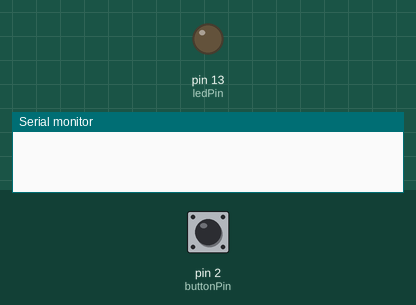
Simulated run of this sketch. Board: Arduino Uno, built with avr-gcc and run on an emulated ATmega328P. Parts: output pins drawn as LEDs (lit = HIGH), the last lines printed to the serial monitor. The inputs (shaded band) are chosen by the test bench; at power-on: pin 2 (buttonPin) LOW.

Above: at 1.2 s.
1.3 s: pin 2 (buttonPin) pulled HIGH for 0.15 s
At 1.7 s:
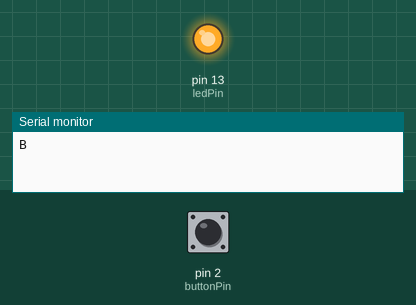
3.3 s: pin 2 (buttonPin) pulled HIGH for 3.2 s
At 6.8 s:
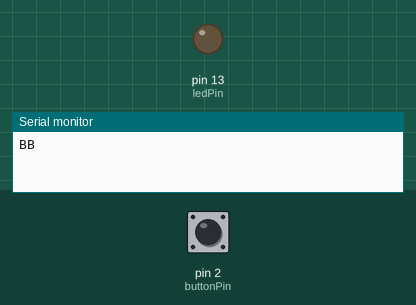
Timing chart, 0 to 8.3 s (numbered marks = the images above; inputs shaded):
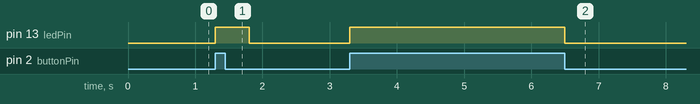

The sketch:

custom_btn.ino
```cpp
const int buttonPin = 2;     // the number of the pushbutton pin
const int ledPin =  13;      // the number of the LED pin

// variables will change:
int buttonState = 0;         // variable for reading the pushbutton status
boolean BUTTON_PRESSED = false;


void setup() {
  pinMode(ledPin, OUTPUT);
  pinMode(buttonPin, INPUT);

  Serial.begin(9600);
}

void loop(){
  buttonState = digitalRead(buttonPin);
  if (buttonState == HIGH && BUTTON_PRESSED == false) {
    BUTTON_PRESSED = true;
    digitalWrite(ledPin, HIGH);
    Serial.print('B');
    delay(500);

  }else if(buttonState == HIGH && BUTTON_PRESSED == true){
  }else if(buttonState == LOW){
    BUTTON_PRESSED = false;
    digitalWrite(ledPin, LOW);
  }
}
```

Measured:
- after the input at 1.3 s, pin 13 (ledPin): LOW → HIGH at once, → LOW 0.50 s later
- after the input at 3.3 s, pin 13 (ledPin): LOW → HIGH at once, → LOW 3.2 s later
